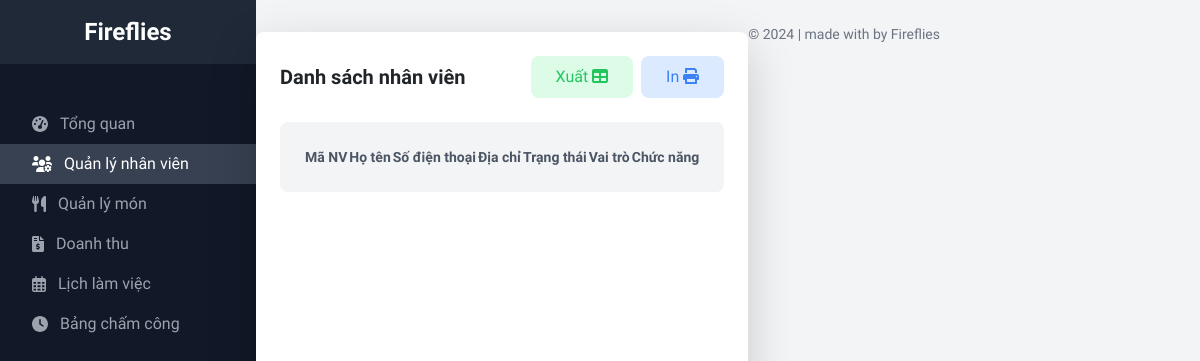
The page /src/page/manager/index.php?i=employee on the database as committed earlier.
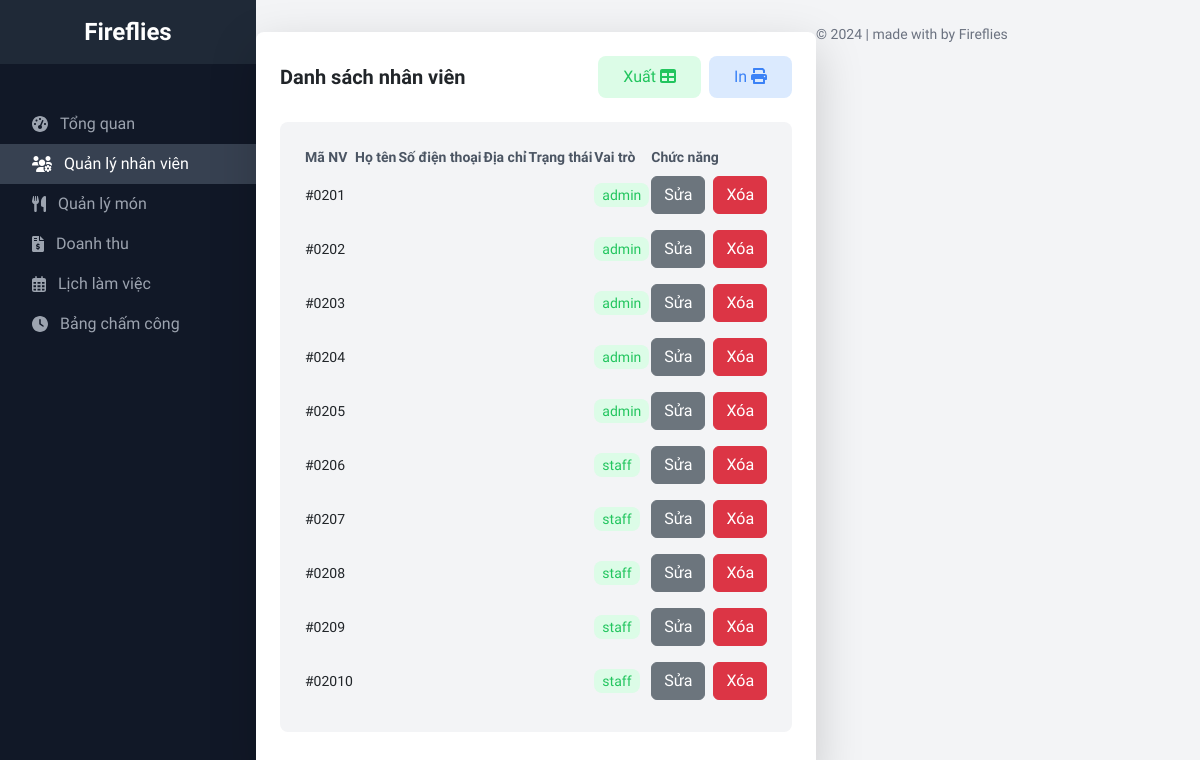
The same page on the database as committed later.
### tables this page shows
CREATE TABLE `users` (
  `userID` int(11) NOT NULL,
  `username` varchar(50) NOT NULL,
  `password` varchar(255) NOT NULL,
  `role` enum('admin','staff') DEFAULT 'staff',
  `createdAt` timestamp NOT NULL DEFAULT current_timestamp()
);

### src/page/manager/employee/index.php (the view)
<div class="grid grid-cols-1 md:grid-cols-1 gap-6 mt-8">
    <div class="bg-white p-6 rounded-lg shadow-lg mb-6">
        <div class="flex justify-between items-center mb-4">
            <h2 class="text-xl font-semibold">
                Danh sách nhân viên
            </h2>
            <div class="flex items-center">
                <button class="btn bg-green-100 text-green-500 py-2 px-4 rounded-lg mr-1 hover:bg-green-500 hover:text-white">Xuất <i class="fa-solid fa-table"></i></button>
                <button class="btn bg-blue-100 text-blue-500 py-2 px-4 rounded-lg ml-1 hover:bg-blue-500 hover:text-white">In <i class="fa-solid fa-print"></i></button>
            </div>
        </div>
        <div class="h-fit bg-gray-100 rounded-lg p-6">
            <table class="text-sm w-full">
                <thead>
                    <tr>
                        <th class="text-left text-gray-600">Mã NV</th>
                        <th class="text-left text-gray-600">Họ tên</th>
                        <th class="text-left text-gray-600">Số điện thoại</th>
                        <th class="text-left text-gray-600">Địa chỉ</th>
                        <th class="text-left text-gray-600">Trạng thái</th>
                        <th class="text-left text-gray-600">Vai trò</th>
                        <th class="text-left text-gray-600">Chức năng</th>
                    </tr>
                </thead>
                <tbody>
                    <?php
                    $sql = "SELECT * FROM users";
                    $result = $conn->query($sql);
                    while ($row = $result->fetch_assoc()) {
                        echo "
                            <tr>
                                <td class='py-2'>#020" . $row["userID"] . "</td>
                                <td class='py-2'>" . $row["userName"] . "</td>
                                <td class='py-2'>" . $row["phone"] . "</td>
                                <td class='py-2'>" . $row["address"] . "</td>
                                <td class='py-2'>" . $row["status"] . "</td>
                                <td class='py-2'><span class='bg-green-100 text-green-500 py-1 px-2 rounded-lg'>" . $row["role"] . "</span></td>
                                <td class='py-2 flex'>
                                    <button class='btn btn-secondary mr-1'>Sửa</button>
                                    <button class='btn btn-danger ml-1'>Xóa</button>
                                </td>
                            </tr>
                            ";
                    }
                    ?>
                </tbody>
            </table>
        </div>
    </div>

### src/page/manager/index.php (shortened to what this page needs)
<html lang="en">
<head>
    <link href="https://cdnjs.cloudflare.com/ajax/libs/font-awesome/6.0.0/css/all.css" rel="stylesheet" />
    <link href="https://cdn.jsdelivr.net/npm/bootstrap@5.3.3/dist/css/bootstrap.min.css" rel="stylesheet">
    <script src="https://cdn.tailwindcss.com"></script>
</head>
<body class="bg-gray-100" style="scroll-behavior: smooth; font-family: 'Playwrite DE Grund', cursive;">
    <div class="flex flex-col md:flex-row">
        <div class="bg-gray-900 w-full h-screen md:w-64">
            <div class="flex items-center justify-center h-16 bg-gray-800">
                <a href="index.php"><span class="text-white text-2xl font-semibold">Fireflies</span></a>
            </div>
            <nav class="mt-10">
                <a class="flex items-center py-2 px-8 text-gray-400 hover:bg-gray-700 hover:text-white adnav" id="admin" href="index.php">
                    <i class="fas fa-tachometer-alt mr-3"></i>Tổng quan
                </a>
                <a class="flex items-center py-2 px-8 text-gray-400 hover:bg-gray-700 hover:text-white adnav" id="employee" href="index.php?i=employee">
                    <i class="fa-solid fa-users-gear mr-3"></i></i>Quản lý nhân viên
                </a>
                <a class="flex items-center py-2 px-8 text-gray-400 hover:bg-gray-700 hover:text-white adnav" id="menu" href="index.php?i=menu">
                    <i class="fa-solid fa-utensils mr-3"></i>Quản lý món
                </a>
                <a class="flex items-center py-2 px-8 text-gray-400 hover:bg-gray-700 hover:text-white adnav" id="revenue" href="index.php?i=revenue">
                    <i class="fa-solid fa-file-invoice-dollar mr-3"></i>Doanh thu
                </a>
                <a class="flex items-center py-2 px-8 text-gray-400 hover:bg-gray-700 hover:text-white adnav" id="workshift" href="index.php?i=workshift">
                    <i class="fa-regular fa-calendar-days mr-3"></i>Lịch làm việc
                </a>
                <a class="flex items-center py-2 px-8 text-gray-400 hover:bg-gray-700 hover:text-white adnav" id="attendance" href="index.php?i=attendance">
                    <i class="fa-solid fa-clock mr-3"></i>Bảng chấm công
                </a>
            </nav>
        </div>
        <?php
        $i = "";
        if (isset($_REQUEST["i"])) {
            $i = $_REQUEST["i"];
        } else {
            $i = "home";
        }
        if ($i != "home") {
            require("" . $_REQUEST["i"] . "/index.php");
        } else {
            require("home/index.php");
        }
        ?>
    </div>
    <footer class="mt-6 text-center text-gray-500 text-sm">
        <p>&copy; 2024 | made with by Fireflies</p>
    </footer>
    </div>
</body>
</html>

### src/page/manager/index.php (style rules this page uses)
.activeAd { background-color: rgb(55 65 81); color: #FFF !important; }

Rows that differ between the two databases and show on the page:
added users: userID "1", role "admin"
added users: userID "2", role "admin"
added users: userID "3", role "admin"
added users: userID "4", role "admin"
added users: userID "5", role "admin"
added users: userID "6", role "staff"
added users: userID "7", role "staff"
added users: userID "8", role "staff"
added users: userID "9", role "staff"
added users: userID "10", role "staff"
